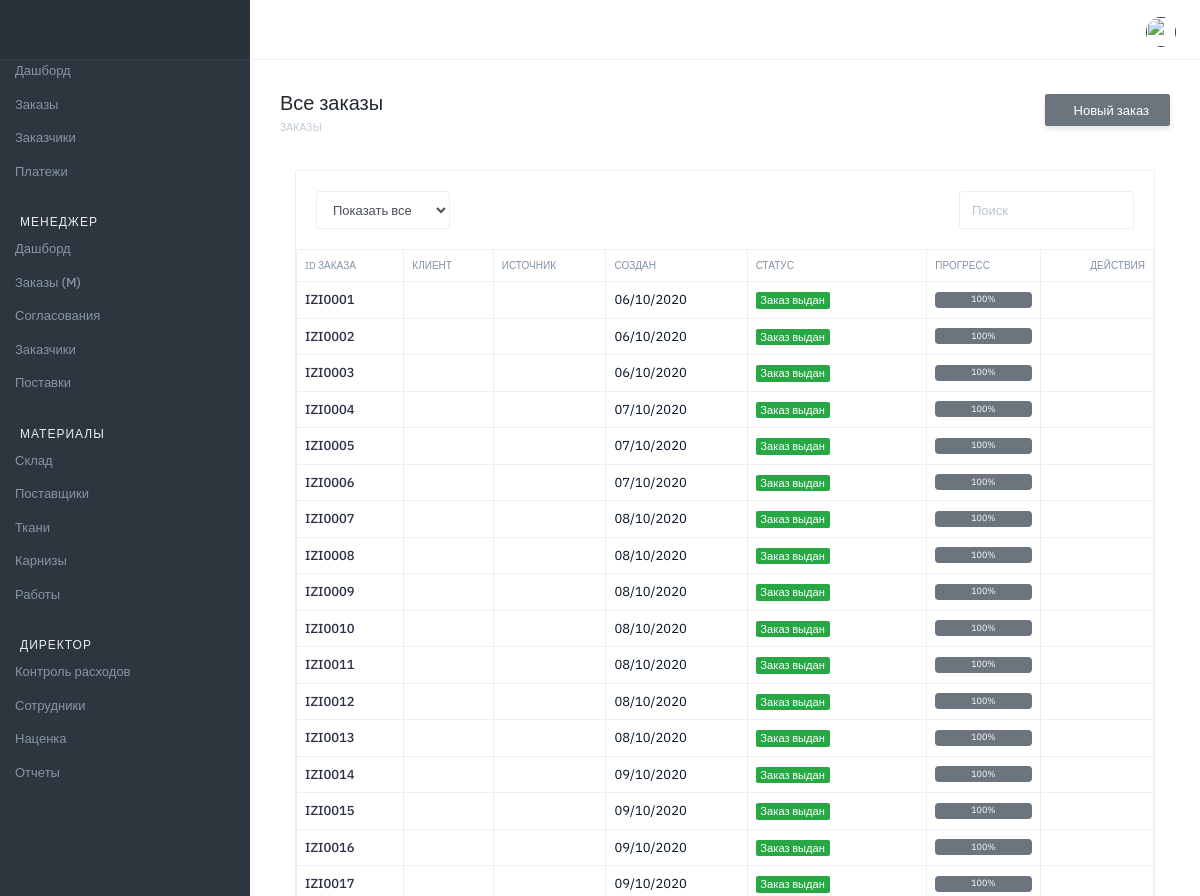
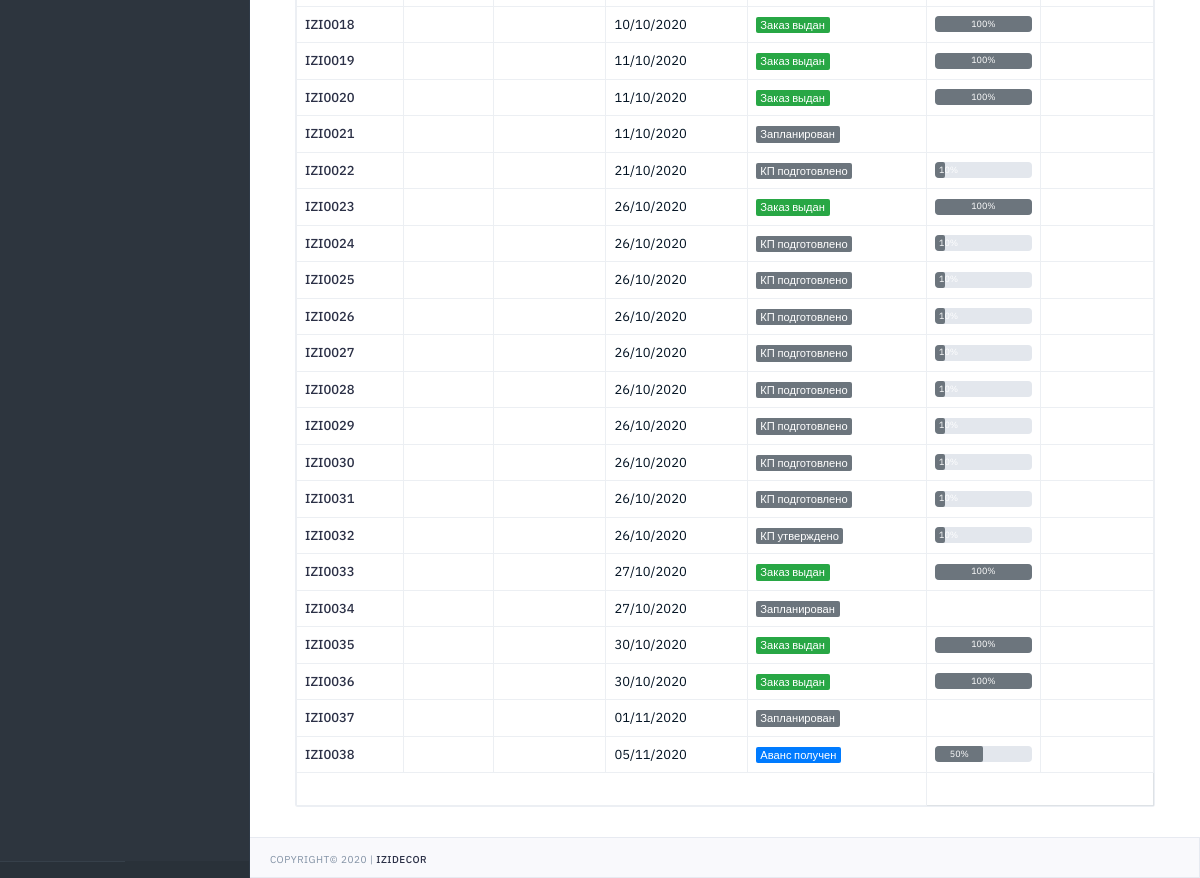
Screenshot of /designer/test_template/ (signed in) with the database file from the repository (2 pictures, top to bottom).
### orders/models.py (models this page shows, shortened)
class Order(models.Model):
    STATUS_V = (
        (0, 'Запланирован'),
        (1, 'КП подготовлено'),
        (2, 'КП утверждено'),
        (3, 'Договор подготовлен'),
        (4, 'Договор подписан'),
        (5, 'Аванс получен'),
        (6, 'Материалы заказаны'),
        (7, 'Материалы оплачены'),
        (8, 'Материалы отгружены'),
        (9, 'Работы заказаны'),
        (10, 'Заказ выдан'),
        (11, 'Архив'),
    )
    STATUS_CSS = (
        (0, 'secondary'),
        (1, 'secondary'),
        (2, 'secondary'),
        (3, 'info'),
        (4, 'info'),
        (5, 'primary'),
        (6, 'primary'),
        (7, 'primary'),
        (8, 'primary'),
        (9, 'primary'),
        (10, 'success'),
        (11, 'warning'),
    )
    STATUS_P = (
        (0, 0),
        (1, 10),
        (2, 20),
        (3, 30),
        (4, 40),
        (5, 50),
        (6, 60),
        (7, 70),
        (8, 80),
        (9, 90),
        (10, 100),
        (11, 0)
    )
    STATUS_V_T = (
        (0, 'Не заказаны'),
        (1, 'Заказаны'),
        (2, 'Оплачены'),
        (3, 'Отгружены'),
    )
    STATUS_V_D = (
        (0, 'Нет скидки'),
        (1, 'Не согласована'),
        (2, 'Согласована'),
        (3, 'Отказано'),
    )
    STATUS_V_D2 = (
        (0, 'Нет скидки'),
        (1, 'Ожидание согласования'),
        (2, 'Согласована'),
        (3, 'Отказано'),
        (4, 'Частичное согласование'),
    )
    number = models.CharField(verbose_name='Номер', max_length=100, blank=True, null=True, default=GetCountOrder)
    status = models.IntegerField(verbose_name='Статус', choices=STATUS_V, default=0)
    status_css = models.IntegerField(verbose_name='Статус', choices=STATUS_CSS, default=0)
    progress = models.IntegerField(verbose_name='Прогресс', choices=STATUS_P, default=0)
    textile_state = models.IntegerField(verbose_name='Состояние по текстилю', choices=STATUS_V_T, default=0)
    cornice_state = models.IntegerField(verbose_name='Состояние по карнизам', choices=STATUS_V_T, default=0)
    work_state = models.IntegerField(verbose_name='Состояние по работам', choices=STATUS_V_T, default=0)
    discount_status = models.IntegerField(verbose_name='Общий статус скидки', choices=STATUS_V_D2, default=0)
    discount_t = models.FloatField(verbose_name='Скидка к текстилю', max_length=100, blank=True, null=True, default=1)
    discount_t_s = models.IntegerField(verbose_name='Статус скидки', choices=STATUS_V_D, default=0)
    discount_c = models.FloatField(verbose_name='Скидка к карнизам', max_length=100, blank=True, null=True, default=1)
    discount_c_s = models.IntegerField(verbose_name='Статус скидки', choices=STATUS_V_D, default=0)
    discount_w = models.FloatField(verbose_name='Скидка к работам', max_length=100, blank=True, null=True, default=1)
    discount_w_s = models.IntegerField(verbose_name='Статус скидки', choices=STATUS_V_D, default=0)
    discount_view = models.IntegerField(verbose_name='Просмотр скидки', default=0)
    date_created = models.DateTimeField(verbose_name='Дата создания', auto_now_add=True, null=True)
    date_finished = models.DateField(verbose_name='Дата исполнения', blank=True, null=True)
    user = models.ForeignKey(User, on_delete=models.CASCADE, verbose_name='Пользователь', blank=True, null=True)
    user_view = models.IntegerField(verbose_name='Просмотр', default=0)
    def get_absolute_url(self):
        return reverse('main:order_view', kwargs={"id": self.pk})
    def archive(self):
        return reverse('main:order_archive', kwargs={"id": self.pk})

### main/views.py (the view)
# urls.py: path('test_template/', TestTemplate),
@login_required(login_url='login')
def TestTemplate(request):
    qs = Order.objects.all()
    context = {
        'orders': qs
    }
    return render(request, 'main/orders_.html', context)

### main/template_tags/custom_tags.py (called while the page is built)
@register.filter(name='has_group')
def has_group(user, group_name):
    return user.groups.filter(name=group_name).exists()

@register.simple_tag()
def get_new_orders():
    result = Order.objects.filter(status__gte=5, user_view=0).count()
    return result

@register.simple_tag()
def get_discount():
    result = Order.objects.filter(status__lte=3, discount_status=1, discount_view=0).count()
    return result

@register.simple_tag()
def get_finish_orders():
    result = Order.objects.filter(status=9).count()
    return result

### main/templates/main/orders_.html (shortened to what this page needs)
{% extends "main/base.html" %}
{% block title_h1 %}Все заказы{% endblock %}
{% block breadcrumb %}Заказы{% endblock %}
{% block breadcrumb_buttons %}
    <button onclick="location.href='{% url 'main:order_create' %}'" type="button" class="btn btn-secondary mb-2 mb-md-0 d-none d-lg-block pd-t-6-force pd-b-5-force" >
    Новый заказ</button>
{% endblock %}
{% block body_content %}
                     <div class="col-md-12 col-lg-12">
                        <div class="card mg-b-30">
                           <div class="card-body pd-0">
                              <div class="row">
                                 <div class="mg-20 form-inline wd-100p">
                                    <div class="col-sm-6">
                                       <div class="form-group">
                                          <select id="foo-filter-status" class="form-control">
                                             <option value="">Показать все</option>
                                          </select>
                                       </div>
                                    </div>
                                    <div class="col-sm-6">
                                       <div class="form-group ft-right">
                                          <input id="foo-search" type="text" placeholder="Поиск" class="form-control" autocomplete="off">
                                       </div>
                                    </div>
                                 </div>
                              </div>
                              <table id="foo-filtering" class="table table-bordered table-hover toggle-circle" data-page-size="50">
                                  <thead class="tx-10 tx-uppercase">
                                     <tr>
                                        <th>ID заказа</th>
                                        <th>Клиент</th>
                                        <th>Источник</th>
                                        <th>Создан</th>
                                        <th>Статус</th>
                                         <th>Прогресс</th>
                                        <th class="tx-right">Действия</th>
                                     </tr>
                                  </thead>
                                 <tbody>
                                    {% for q in orders %}
                                        <tr class="odd gradeX">
                                            <td><a href="{{ q.get_absolute_url}}">{{q.number}}
                                            </a></td>
                                            <td>
                                            </td>
                                            <td>
                                            </td>
                                            <td>{{q.date_created|date:'d/m/Y'}}</td>
                                            <td><span class="badge badge-{{q.get_status_css_display}}">{{q.get_status_display}}</span></td>
                                            <td>
                                                {% if q.get_progress_display %}
                                                    <div class="progress">
                                                        <div class="badge badge-secondary" role="progressbar" style="width: {{q.get_progress_display}}%" aria-valuenow="{{q.get_progress_display}}" aria-valuemin="0" aria-valuemax="100">{{q.get_progress_display}}%</div>
                                                    </div>
                                                {% endif %}
                                            </td>
                                            <td class="tx-right">
                                                {% if q.status == 11 %}
                                                {% else %}
                                                    {% if q.status < 5%}
                                                        <a href="{{ q.get_absolute_url}}"  title="" data-toggle="tooltip" data-original-title="Изменить"></a>
                                                    {% else %}
                                                        <a href="{{ q.get_absolute_url}}"  title="" data-toggle="tooltip" data-original-title="Посмотреть"></a>
                                                    {% endif %}
                                                {% endif %}
                                            </td>
                                        </tr>
                                    {% endfor %}
                                 </tbody>
                                 <tfoot>
                                    <tr>
                                       <td colspan="5">
                                       </td>
                                    </tr>
                                 </tfoot>
                              </table>
                           </div>
                        </div>
                     </div>
{% endblock %}

### rows the page displays
Order: number "IZI0001", date_created "06/10/2020", status "Заказ выдан", progress "100"
Order: number "IZI0002", date_created "06/10/2020", status "Заказ выдан", progress "100"
Order: number "IZI0003", date_created "06/10/2020", status "Заказ выдан", progress "100"
Order: number "IZI0004", date_created "07/10/2020", status "Заказ выдан", progress "100"
Order: number "IZI0005", date_created "07/10/2020", status "Заказ выдан", progress "100"
Order: number "IZI0006", date_created "07/10/2020", status "Заказ выдан", progress "100"
Order: number "IZI0007", date_created "08/10/2020", status "Заказ выдан", progress "100"
Order: number "IZI0008", date_created "08/10/2020", status "Заказ выдан", progress "100"
Order: number "IZI0009", date_created "08/10/2020", status "Заказ выдан", progress "100"
Order: number "IZI0010", date_created "08/10/2020", status "Заказ выдан", progress "100"
Order: number "IZI0011", date_created "08/10/2020", status "Заказ выдан", progress "100"
Order: number "IZI0012", date_created "08/10/2020", status "Заказ выдан", progress "100"
Order: number "IZI0013", date_created "08/10/2020", status "Заказ выдан", progress "100"
Order: number "IZI0014", date_created "09/10/2020", status "Заказ выдан", progress "100"
Order: number "IZI0015", date_created "09/10/2020", status "Заказ выдан", progress "100"
Order: number "IZI0016", date_created "09/10/2020", status "Заказ выдан", progress "100"
Order: number "IZI0017", date_created "09/10/2020", status "Заказ выдан", progress "100"
Order: number "IZI0018", date_created "10/10/2020", status "Заказ выдан", progress "100"
Order: number "IZI0019", date_created "11/10/2020", status "Заказ выдан", progress "100"
Order: number "IZI0020", date_created "11/10/2020", status "Заказ выдан", progress "100"
Order: number "IZI0021", date_created "11/10/2020", status "Запланирован"
Order: number "IZI0022", date_created "21/10/2020", status "КП подготовлено", progress "10"
Order: number "IZI0023", date_created "26/10/2020", status "Заказ выдан", progress "100"
Order: number "IZI0024", date_created "26/10/2020", status "КП подготовлено", progress "10"
Order: number "IZI0025", date_created "26/10/2020", status "КП подготовлено", progress "10"
Order: number "IZI0026", date_created "26/10/2020", status "КП подготовлено", progress "10"
Order: number "IZI0027", date_created "26/10/2020", status "КП подготовлено", progress "10"
Order: number "IZI0028", date_created "26/10/2020", status "КП подготовлено", progress "10"
Order: number "IZI0029", date_created "26/10/2020", status "КП подготовлено", progress "10"
Order: number "IZI0030", date_created "26/10/2020", status "КП подготовлено", progress "10"
Order: number "IZI0031", date_created "26/10/2020", status "КП подготовлено", progress "10"
Order: number "IZI0032", date_created "26/10/2020", status "КП утверждено", progress "10"
Order: number "IZI0033", date_created "27/10/2020", status "Заказ выдан", progress "100"
Order: number "IZI0034", date_created "27/10/2020", status "Запланирован"
Order: number "IZI0035", date_created "30/10/2020", status "Заказ выдан", progress "100"
Order: number "IZI0036", date_created "30/10/2020", status "Заказ выдан", progress "100"
Order: number "IZI0037", date_created "01/11/2020", status "Запланирован"
Order: number "IZI0038", date_created "05/11/2020", status "Аванс получен", progress "50"
